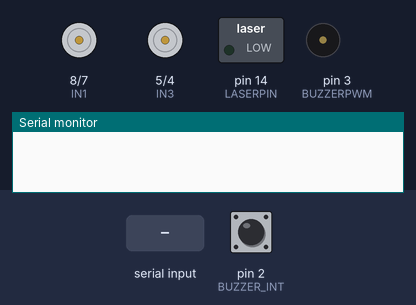
A sketch run on a simulated Arduino Uno, built with avr-gcc and run on an emulated ATmega328P. Parts: motor-driver pin pairs drawn as motors (green arrow = first pin HIGH = forward, orange = second pin HIGH = backward, longer = more drive, scaled by the enable pin), switched loads named in the sketch (green lamp = pin HIGH), buzzer (waves = sounding), the last lines printed to the serial monitor. The test bench sets the inputs (shaded band); at power-on: pin 2 (BUZZER_INT) HIGH. Pins used as bus, display or sensor lines are not drawn.

Above: at 1.2 s.
1.3 s: "30,150\n" received over the second serial link
2.8 s: pin 2 (BUZZER_INT) pulled LOW for 0.15 s
At 4.0 s:
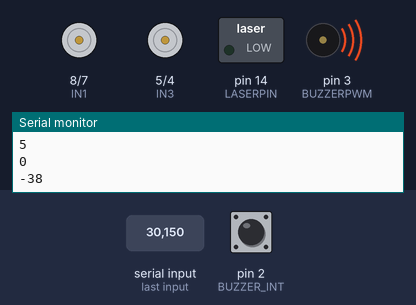
4.4 s: "2\n" received over the second serial link
At 5.4 s:
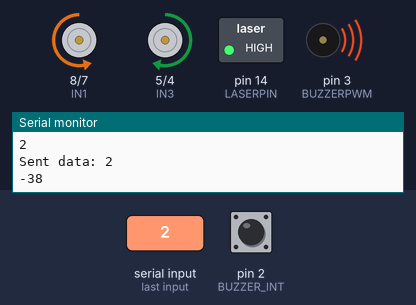
5.9 s: "1\n" received over the second serial link
At 6.6 s:
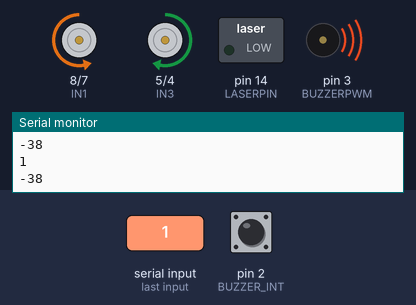
7.4 s: "3\n" received over the second serial link
At 7.7 s:
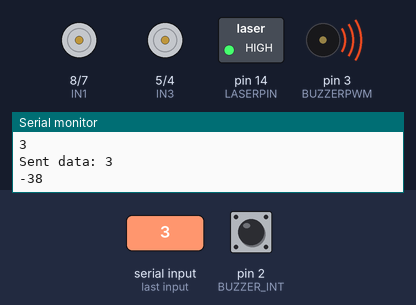
8.9 s: "90,45\n" received over the second serial link
At 10.0 s:
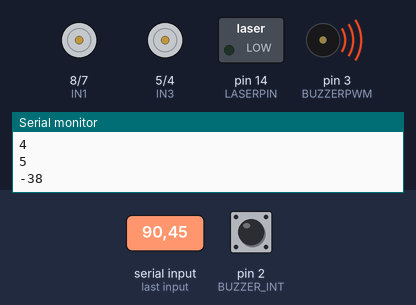
Timing chart, 0 to 11.4 s (numbered marks = the images above; inputs shaded):
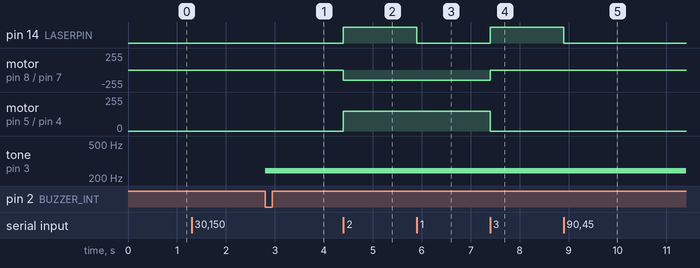

Measured:
- after the input at 2.8 s, tone on pin 3 (BUZZERPWM): silent → 244 Hz at once
- after the input at 4.4 s, pin 14 (LASERPIN): LOW → HIGH at once; motor on pin 8 (IN1) / pin 7 (IN2): stopped → backward 150/255 at once; motor on pin 5 (IN3) / pin 4 (IN4): stopped → forward 150/255 at once
- after the input at 5.9 s, pin 14 (LASERPIN): HIGH → LOW at once
- after the input at 7.4 s, pin 14 (LASERPIN): LOW → HIGH at once; motor on pin 8 (IN1) / pin 7 (IN2): backward 150/255 → stopped at once; motor on pin 5 (IN3) / pin 4 (IN4): forward 150/255 → stopped at once
- after the input at 8.9 s, pin 14 (LASERPIN): HIGH → LOW at once

The sketch:

MASTER_Final.ino
```cpp
// FCS MASTER BOARD
#include <SoftwareSerial.h>

#define LASERPIN 0
#define BTRXD A2
#define BTTXD A3
#define BUZZER_INT PD2
#define BUZZERPWM PD3
#define SCK PB5
#define MISO PB4
#define MOSI PB3
#define SS PB2

#define ENA PB1
#define IN1 PB0
#define IN2 PD7
#define IN4 PD4
#define IN3 PD5
#define ENB PD6

SoftwareSerial btserial(BTTXD, BTRXD); // 블루투스 핀 설정

const int frequency = 392; // 피에조 부저 주파수 설정

// Setup 단계
void setup() {
  // SPI 설정
  DDRB |= (1 << SS) | (1 << MOSI) | (1 << SCK); // SS, MOSI, SCK 핀을 출력 모드로 설정
  SPCR &= ~(1 << SPE); // SPI 비활성화
  SPCR |= (1 << MSTR) | (1 << SPR0); // 마스터 모드, F_CPU/16 속도
  PORTB |= (1 << SS); // SLAVE 보드 비활성화

  btserial.begin(9600);
  Serial.begin(9600);

  // DC 모터 초기 설정
  Motor_init();

  // LASERPIN 초기 설정
  DDRC |= (1 << LASERPIN);
  PORTC &= ~(1 << LASERPIN);

  // 피에조 부저 초기 설정
  Piezo_init();
}

// Loop 단계
void loop() {
  // 스마트폰으로부터 값 받아오기 (블루투스 통신 이용)
  if (btserial.available()) {
    char cmd = (char)btserial.read();
    int status = cmd - '0';
    Serial.println(status);

    if(status == 0) { // 정지
      PORTC &= ~(1 << LASERPIN); // LASER MODULE 비활성화
      DCmotorOFF(); // DC 모터 정지
    }

    else if(status == 1) { // 전진
      PORTC &= ~(1 << LASERPIN); // LASER MODULE 비활성화
      DCmotorON(); // DC 모터 가동
    }

    else if(status == 2) { // 기동간 사격
      SPCR |= (1 << SPE); // SPI 활성화
      sendDataToSlave(status); // SLAVE 보드에 전달
      SPCR &= ~(1 << SPE); // SPI 비활성화
      PORTC |= (1 << LASERPIN); // LASER MODULE 활성화
      DCmotorON(); // DC 모터 가동
    }

    else if(status == 3){ // 정지 및 조준 모드
      SPCR |= (1 << SPE); // SPI 활성화
      sendDataToSlave(status); // SLAVE 보드에 전달
      SPCR &= ~(1 << SPE); // SPI 비활성화
      PORTC |= (1 << LASERPIN); // LASER MODULE 활성화
      DCmotorOFF(); // DC 모터 정지
    }
  }
}

// SPI를 이용해 slave에게 데이터 전송
void sendDataToSlave(int data) {
  byte highByte = (data >> 8) & 0xFF; // Upper 8 bits
  byte lowByte = data & 0xFF;         // Lower 8 bits

  PORTB &= ~(1 << SS); // SLAVE 보드 활성화

  // high & low bytes 변환
  SPDR = highByte;
  while (!(SPSR & (1 << SPIF))) ; // 다른 변환 완료까지 대기
  SPDR = lowByte;
  while (!(SPSR & (1 << SPIF))) ; // 다른 변환 완료까지 대기

  PORTB |= (1 << SS); // SLAVE 보드 비활성화

  // 시리얼 모니터에서 SLAVE로 데이터 전송 확인
  Serial.print("Sent data: ");
  Serial.println(data);
}

void Motor_init(){
  // 모터 핀을 출력 모드로 설정
  DDRB |= (1 << ENA) | (1 << IN1);
  DDRD |= (1 << IN2) | (1 << ENB) | (1 << IN3) | (1 << IN4);

  // 초기 값 설정
  PORTB &= ~(1 << IN1); // in1Pin = LOW
  PORTD &= ~(1 << IN2); // in2Pin = LOW
  PORTD &= ~(1 << IN3); // in3Pin = LOW
  PORTD &= ~(1 << IN4); // in4Pin = LOW
  OCR1A = 0; // ENA (PB1) PWM 초기값 0
  OCR0A = 0; // ENB (PD6) PWM 초기값 0

  // PWM 설정
  // TIMER1 세팅 (MOTOR_A)
  TCCR1A |= (1 << COM1A1); // COM1A 10 >> Clear OC1A/OC1B on Compare Match, set OC1A/OC1B at BOTTOM (non-inverting mode)
  TCCR1A |= (1 << WGM10);
  TCCR1B |= (1 << WGM12) | (1 << CS11); // WGM1 0101 >> Fast PWM, 8-bit, 0x00FF~BOTTOM, TOP / CS1 010 >> prescaler 8

  // TIMER0 세팅 (MOTOR_B)
  TCCR0A |= (1 << COM0A1); // COM0A 10 >> Clear OC0A on Compare Match, set OC0A at BOTTOM (non-inverting mode)
  TCCR0A |= (1 << WGM01) | (1 << WGM00); // WGM0 011 >> Fast PWM, 0xFF~BOTTOM, MAX
  TCCR0B |= (1 << CS01); // CS0 010 >> prescaler 8
}

void DCmotorON() {
  // 모터 A 제어
  PORTB &= ~(1 << IN1); // in1Pin = LOW
  PORTD |= (1 << IN2);  // in2Pin = HIGH
  OCR1A = 150;          // enaPin = 150

  // 모터 B 제어
  PORTD |= (1 << IN3);  // in3Pin = HIGH
  PORTD &= ~(1 << IN4); // in4Pin = LOW
  OCR0A = 150;          // enbPin = 150
}

void DCmotorOFF() {
  // 모터 A 제어
  PORTB &= ~(1 << IN1); // in1Pin = LOW
  PORTD &= ~(1 << IN2); // in2Pin = LOW
  OCR1A = 0;

  // 모터 B 제어
  PORTD &= ~(1 << IN3); // in3Pin = LOW
  PORTD &= ~(1 << IN4); // in4Pin = LOW
  OCR0A = 0;
}

void Piezo_init() {
  // 피에조 부저 관련 추가 코드
  DDRD &= ~(1 << BUZZER_INT); // PD2 (인터럽트 핀)를 입력으로 설정
  PORTD |= (1 << BUZZER_INT); // PD2 핀에 풀업 저항 설정
  DDRD &= ~(1 << BUZZERPWM); // PD3 (피에조 부저 핀)을 입력으로 설정
  PORTD &= ~(1 << BUZZERPWM);

  EICRA |= (1 << ISC01); // 인터럽트 신호의 Falling edge에서 인터럽트 발생
  EIMSK |= (1 << INT0); // INT0 인터럽트 활성화

  // 타이머2 설정 - 피에조 부저 주파수 설정
  TCCR2A |= (1 << WGM21) | (1 << WGM20); // WGM2 011 >> Fast PWM, 0xFF, BOTTOM, MAX
  TCCR2A |= (1 << COM2B1); // COM2B 10 >> Clear OC2B on Compare Match, set OC2B at BOTTOM (non-inverting mode)
  TCCR2B |= (1 << CS21); // CS2 010 >> prescaler 8
  OCR2A = (16000000 / (2 * 8 * frequency)) - 1; // 주파수 설정
  OCR2B = OCR2A / 10; // 10% 듀티 사이클 설정 (소리 크기 조절)
}

// Intterupt 단계
ISR(INT0_vect) {
  // 인터럽트가 발생하면 피에조 부저를 킴
  DDRD |= (1 << BUZZERPWM);
  PORTD |= (1 << BUZZERPWM);

  for(uint32_t j = 0; j < 5; j++) {
    for (uint32_t i = 0; i < 64000; i++) {
      asm("nop");
    }
  }

  // 일정 시간 지나면 피에조 부저를 끔
  DDRD &= ~(1 << BUZZERPWM);
  PORTD &= ~(1 << BUZZERPWM);
}
```
